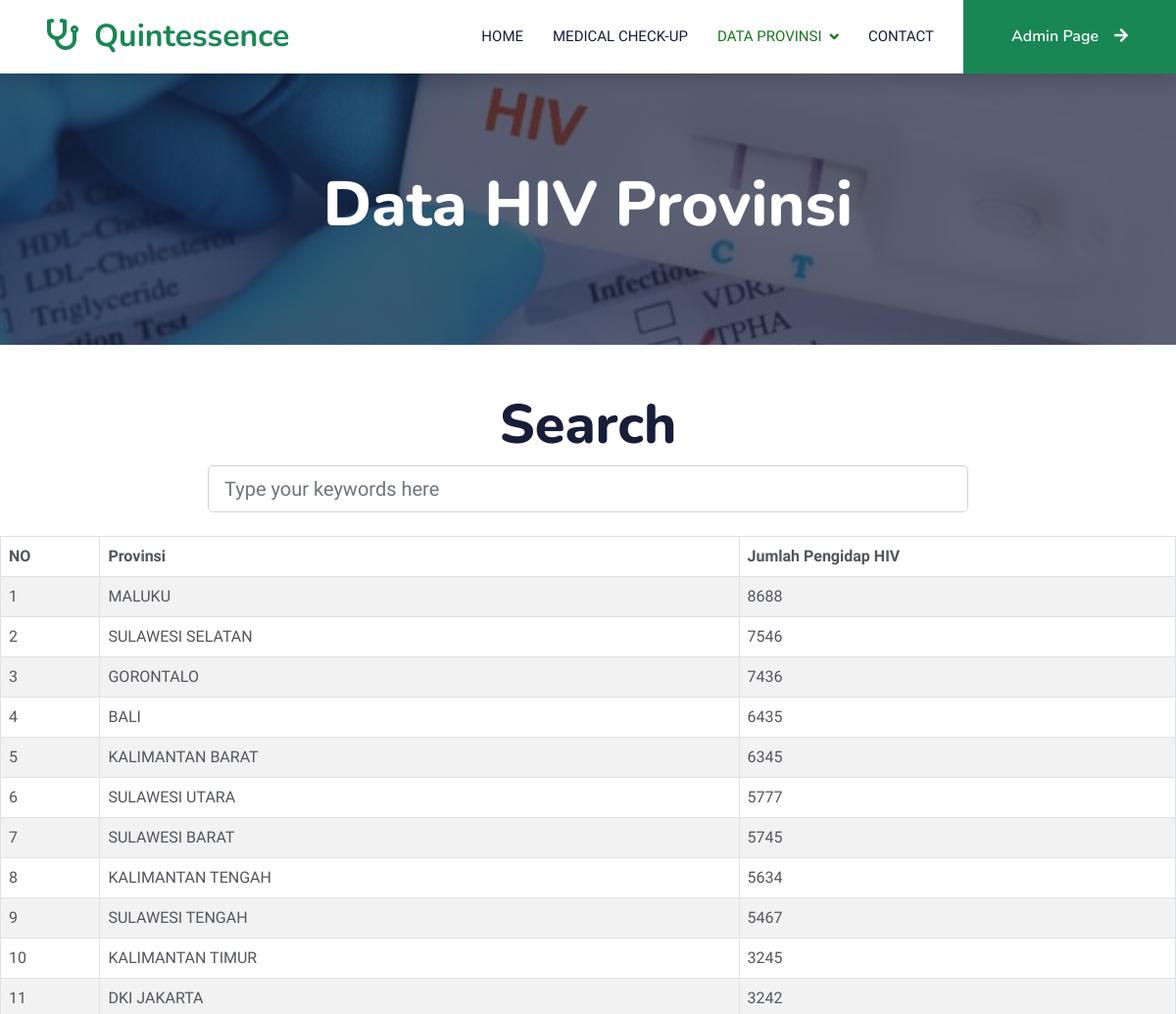
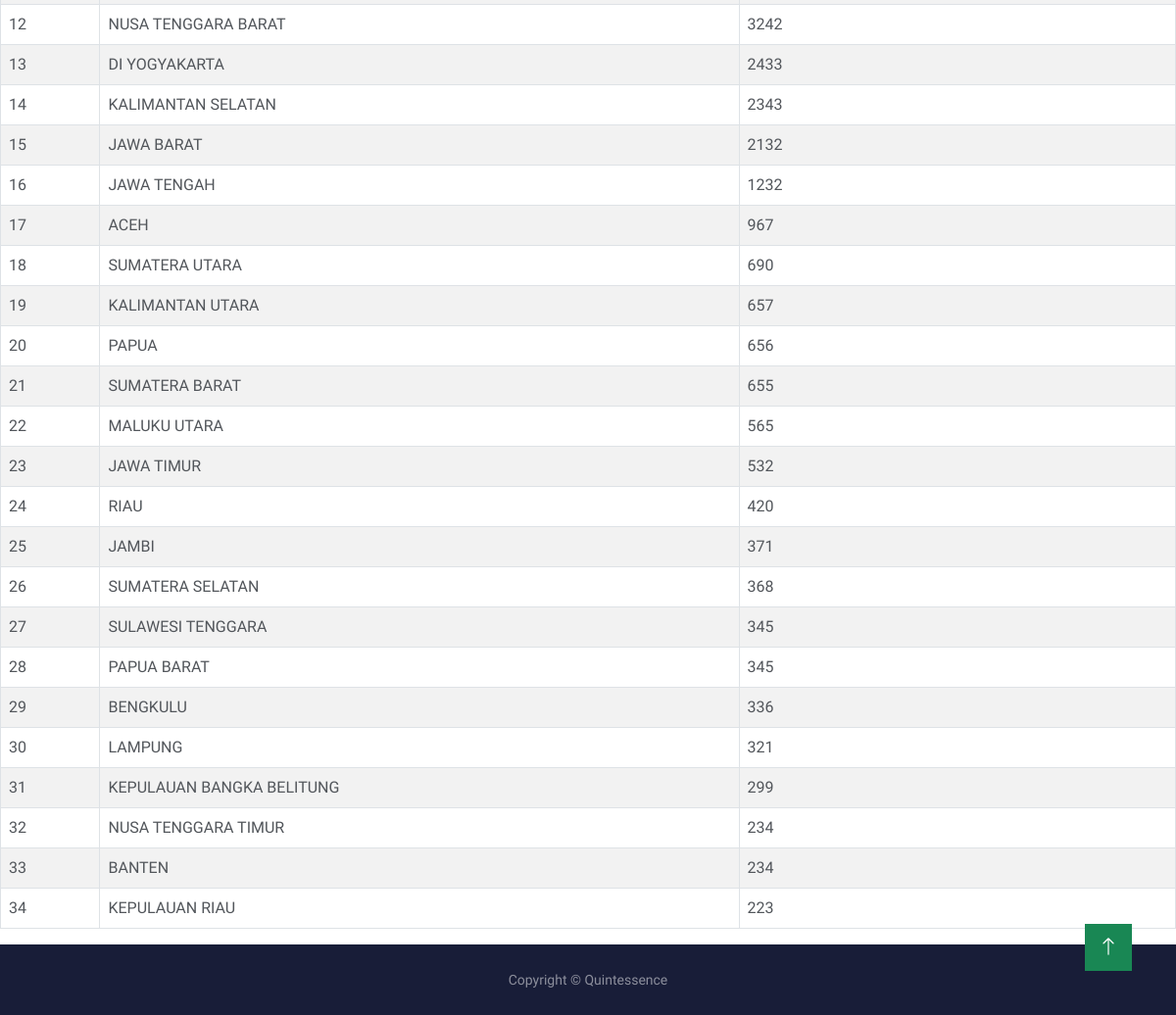
/quintessence/data-hiv.php, run on the app's committed database (2 pictures, top to bottom).
### tables this page shows
CREATE TABLE `t_hiv` (
  `id_hiv` int(11) NOT NULL,
  `id_provinsi` int(11) NOT NULL,
  `jumlah_hiv` int(11) NOT NULL
);

CREATE TABLE `t_provinsi` (
  `id_provinsi` int(11) NOT NULL,
  `provinsi` varchar(255) NOT NULL
);

### quintessence/data-hiv.php (the view, shortened to what this page needs)
<!DOCTYPE html>
<html lang="en">
<head>
    <link href="https://cdnjs.cloudflare.com/ajax/libs/font-awesome/5.10.0/css/all.min.css" rel="stylesheet" />
    <link href="https://cdn.jsdelivr.net/npm/bootstrap-icons@1.4.1/font/bootstrap-icons.css" rel="stylesheet" />
    <link href="lib/animate/animate.min.css" rel="stylesheet" />
    <link href="lib/owlcarousel/assets/owl.carousel.min.css" rel="stylesheet" />
    <link href="css/bootstrap.min.css" rel="stylesheet" />
    <link href="css/style.css" rel="stylesheet" />
</head>
<body>
    <nav class="navbar navbar-expand-lg bg-white navbar-light shadow sticky-top p-0" id="home">
        <a href="index.html" class="navbar-brand d-flex align-items-center px-4 px-lg-5">
            <h2 class="m-0 text-success"><i class="fa fa-stethoscope me-3"></i>Quintessence</h2>
        </a>
        <div class="collapse navbar-collapse" id="navbarCollapse">
            <div class="navbar-nav ms-auto p-4 p-lg-0">
                <a href="index.html" class="nav-item nav-link">Home</a>
                <a href="login.php" class="nav-item nav-link">Medical Check-up</a>
                <div class="nav-item dropdown">
                    <a href="#" class="nav-link dropdown-toggle active" data-bs-toggle="dropdown">Data Provinsi</a>
                </div>
                <a href="contact.html" class="nav-item nav-link">Contact</a>
            </div>
            <a href="login_admin.php" class="btn btn-success py-4 px-lg-5 d-none d-lg-block">Admin Page<i class="fa fa-arrow-right ms-3"></i></a>
        </div>
    </nav>
    <div class="container-fluid bg-primary py-5 mb-5 page-header-aborsi">
        <div class="container py-5">
            <div class="row justify-content-center">
                <div class="col-lg-10 text-center">
                    <a href="#">
                        <h1 class="display-3 text-white animated slideInDown">
                            Data HIV Provinsi
                        </h1>
                    </a>
                </div>
            </div>
        </div>
    </div>
    <section class="content">
        <div class="container-fluid">
            <h2 class="text-center display-4">Search</h2>
            <div class="row">
                <div class="col-md-8 offset-md-2">
                    <form action="">
                        <div class="input-group">
                            <input type="search" id="searchInput" class="form-control form-control-lg" placeholder="Type your keywords here">
                        </div>
                    </form>
                </div>
            </div>
        </div>
    </section>
    <br>
    <div class="table-responsive">
        <table class="table table-striped table-bordered">
            <thead class="thead-dark">
                <tr>
                    <th>NO</th>
                    <th>Provinsi</th>
                    <th>Jumlah Pengidap HIV</th>
                </tr>
            <tbody>
                <?php
                include "koneksi.php";
                $query = mysqli_query($conn, "select t_provinsi.provinsi, t_hiv.jumlah_hiv from t_hiv inner join t_provinsi on t_hiv.id_provinsi =t_provinsi.id_provinsi order by t_hiv.jumlah_hiv desc");
                $no = 1;
                while ($data = mysqli_fetch_array($query)) {
                    echo '<tr>
                    <td>' . $no . '</td>
                    <td>' . $data['provinsi'] . '</td>
                    <td>' . $data['jumlah_hiv'] . '</td>
                </tr>';
                    $no++;
                }
                ?>
            </tbody>
        </table>
    </div>
    <footer id="sticky-footer" class="flex-shrink-0 py-4 bg-dark text-white-50">
        <div class="container text-center">
            <small>Copyright &copy; Quintessence</small>
        </div>
    </footer>
    <a href="#" class="btn btn-lg btn-success btn-lg-square back-to-top"><i class="bi bi-arrow-up"></i></a>
</body>
</html>

### quintessence/css/style.css (style rules this page uses)
:root { --primary: #197822; --light: #F0FBFC; --dark: #181d38; }
.back-to-top { position: fixed; display: none; right: 45px; bottom: 45px; z-index: 99; }
.btn { font-family: 'Nunito', sans-serif; font-weight: 600; transition: .5s; }
.btn-lg-square { width: 48px; height: 48px; }
.btn-square, .btn-sm-square, .btn-lg-square { padding: 0; display: flex; align-items: center; justify-content: center; font-weight: normal; border-radius: 0px; }
.navbar .dropdown-toggle::after { border: none; content: "\f107"; font-family: "Font Awesome 5 Free"; font-weight: 900; vertical-align: middle; margin-left: 8px; }
.navbar-light .navbar-nav .nav-link { margin-right: 30px; padding: 25px 0; color: #FFFFFF; font-size: 15px; text-transform: uppercase; outline: none; }
.navbar-light .navbar-nav .nav-link:hover, .navbar-light .navbar-nav .nav-link.active { color: var(--primary); }
.navbar-light .navbar-brand, .navbar-light a.btn { height: 75px; }
.navbar-light .navbar-nav .nav-link { color: var(--dark); font-weight: 500; }
.navbar-light.sticky-top { top: -100px; transition: .5s; }
.page-header-aborsi { background: linear-gradient(rgba(24, 29, 56, .7), rgba(24, 29, 56, .7)), url(../img/hiv.jpeg); background-position: center center; background-repeat: no-repeat; background-size: cover; }
footer { width: 100%; display: flex; background-color: #181d38; margin: 0px; padding: 0px; }

### data on the page
t_hiv: id_provinsi.provinsi "MALUKU", jumlah_hiv "8688"
t_hiv: id_provinsi.provinsi "SULAWESI SELATAN", jumlah_hiv "7546"
t_hiv: id_provinsi.provinsi "GORONTALO", jumlah_hiv "7436"
t_hiv: id_provinsi.provinsi "BALI", jumlah_hiv "6435"
t_hiv: id_provinsi.provinsi "KALIMANTAN BARAT", jumlah_hiv "6345"
t_hiv: id_provinsi.provinsi "SULAWESI UTARA", jumlah_hiv "5777"
t_hiv: id_provinsi.provinsi "SULAWESI BARAT", jumlah_hiv "5745"
t_hiv: id_provinsi.provinsi "KALIMANTAN TENGAH", jumlah_hiv "5634"
t_hiv: id_provinsi.provinsi "SULAWESI TENGAH", jumlah_hiv "5467"
t_hiv: id_provinsi.provinsi "KALIMANTAN TIMUR", jumlah_hiv "3245"
t_hiv: id_provinsi.provinsi "DKI JAKARTA", jumlah_hiv "3242"
t_hiv: id_provinsi.provinsi "NUSA TENGGARA BARAT", jumlah_hiv "3242"
t_hiv: id_provinsi.provinsi "DI YOGYAKARTA", jumlah_hiv "2433"
t_hiv: id_provinsi.provinsi "KALIMANTAN SELATAN", jumlah_hiv "2343"
t_hiv: id_provinsi.provinsi "JAWA BARAT", jumlah_hiv "2132"
t_hiv: id_provinsi.provinsi "JAWA TENGAH", jumlah_hiv "1232"
t_hiv: id_provinsi.provinsi "ACEH", jumlah_hiv "967"
t_hiv: id_provinsi.provinsi "SUMATERA UTARA", jumlah_hiv "690"
t_hiv: id_provinsi.provinsi "KALIMANTAN UTARA", jumlah_hiv "657"
t_hiv: id_provinsi.provinsi "PAPUA", jumlah_hiv "656"
t_hiv: id_provinsi.provinsi "SUMATERA BARAT", jumlah_hiv "655"
t_hiv: id_provinsi.provinsi "MALUKU UTARA", jumlah_hiv "565"
t_hiv: id_provinsi.provinsi "JAWA TIMUR", jumlah_hiv "532"
t_hiv: id_provinsi.provinsi "RIAU", jumlah_hiv "420"
t_hiv: id_provinsi.provinsi "JAMBI", jumlah_hiv "371"
t_hiv: id_provinsi.provinsi "SUMATERA SELATAN", jumlah_hiv "368"
t_hiv: id_provinsi.provinsi "SULAWESI TENGGARA", jumlah_hiv "345"
t_hiv: id_provinsi.provinsi "PAPUA BARAT", jumlah_hiv "345"
t_hiv: id_provinsi.provinsi "BENGKULU", jumlah_hiv "336"
t_hiv: id_provinsi.provinsi "LAMPUNG", jumlah_hiv "321"
t_hiv: id_provinsi.provinsi "KEPULAUAN BANGKA BELITUNG", jumlah_hiv "299"
t_hiv: id_provinsi.provinsi "NUSA TENGGARA TIMUR", jumlah_hiv "234"
t_hiv: id_provinsi.provinsi "BANTEN", jumlah_hiv "234"
t_hiv: id_provinsi.provinsi "KEPULAUAN RIAU", jumlah_hiv "223"
